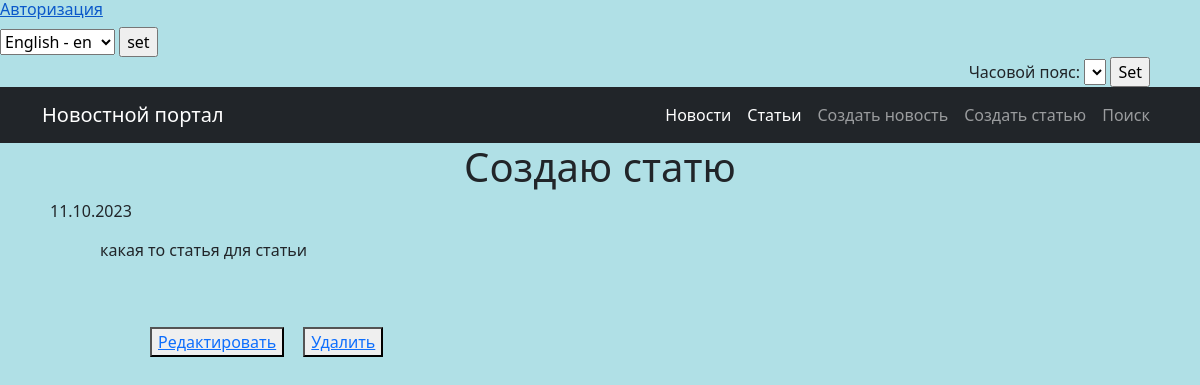
Page /article/54/ on the earlier database version.
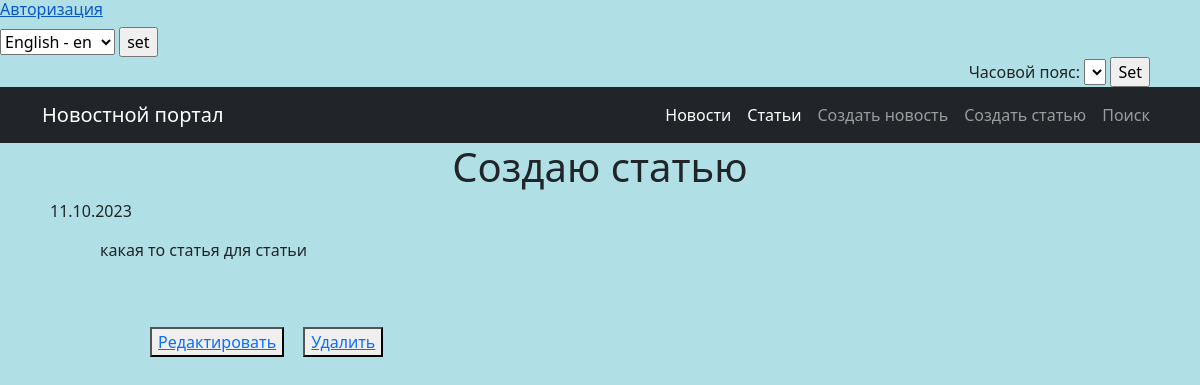
Same page on the later database version.
### news/models.py (models this page shows, shortened)
class Post(models.Model):
    author = models.ForeignKey(Author, on_delete=models.CASCADE)
    news = 'NW'
    article = 'AR'
    CATEGORY_CHOICES = (
        (news, 'Новость'),
        (article, 'Статья'),
    )
    choiceType = models.CharField(max_length=2,
                                  choices=CATEGORY_CHOICES,
                                  default=article)
    timeCreate = models.DateTimeField(auto_now_add=True)
    categoryPost = models.ManyToManyField(Category, through='PostCategory')
    title = models.CharField(max_length=100, unique=True)
    content = models.TextField()
    rating = models.IntegerField(default=0)

### news/views.py (the view)
# urls.py: path('article/<int:pk>/', ArticleDetail.as_view(), name='article_detail'),  # URL-шаблон для полной статьи
class ArticleDetail(DetailView):
    model = Post
    template_name = 'flatpages/article_detail.html'
    context_object_name = 'post'
    def get_object(self, *args, **kwargs):  # переопределяем метод получения объекта
        obj = cache.get(f'post-{self.kwargs["pk"]}', None)
        if not obj:
            obj = super().get_object(queryset=self.queryset)
            cache.set(f'post-{self.kwargs["pk"]}', obj)
        return obj

### news/templatetags/cenzura.py (called while the page is built)
@register.filter()
def censor(value):  # Естественно если делать реальный проект слов будет в разы больше.
    words_to_censor = ['6лядь', '6лять', 'cock', 'cunt',  'fuck', 'xyй',
                       'гавнюк', 'долбоёб', 'лошок', 'пидарас', 'шлюха']
    if not isinstance(value, str):  # Проверка, чтобы фильтр цензурирования применялся только к переменным строкового
        raise ValueError("Значение должно быть строкой")
    for word in words_to_censor:
        value = value.replace(word, '*' * len(word))
    return mark_safe(value)

### templates/flatpages/article_detail.html
{% extends 'flatpages/default.html' %}
{% load tz %}
{% load cenzura %}
{% block content %}
    <h1 style="text-align: center;">{{ post.title|censor }}</h1>
    <div style="margin-left: 50px;">{{ post.timeCreate|date:"d.m.Y" }}</div>
    <div style="margin: 15px 100px;">{{ post.content|censor }}</div>
<div style="margin: 50px 150px;">
        <button> <a href="{% url 'news:news_edit' post.id %}"> Редактировать </a> </button>
        <button style="margin: 15px;"> <a href="{% url 'news:news_delete' post.id %}"> Удалить </a> </button>
</div>
{% endblock %}

Differences in the rows shown:
changed Post "какая то статья для статьи": title|censor "Создаю статю" → "Создаю статью"
